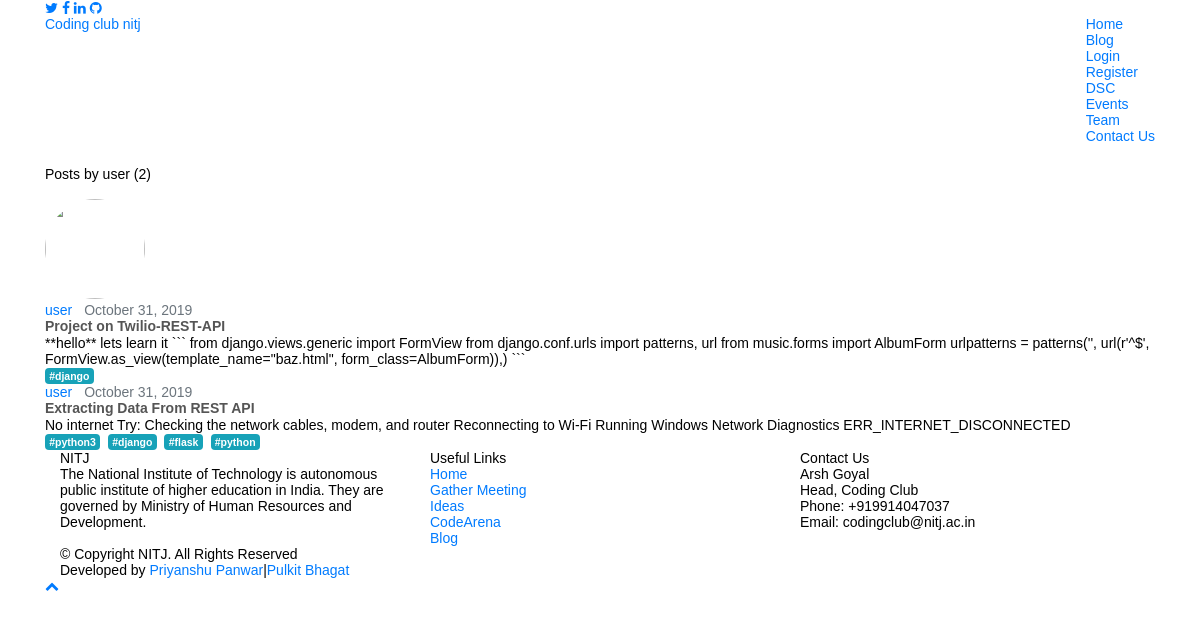
Screenshot of /blog/user/user with the database file from the repository.
### blog/models.py (models this page shows, shortened)
class Post(models.Model):
	title = models.CharField(max_length=100)
	content = models.TextField()
	date_posted = models.DateTimeField(default=timezone.now)
	author = models.ForeignKey(User, on_delete=models.CASCADE)
	tags = TaggableManager()

### blog/views.py (the view)
# urls.py: path('user/<str:username>', UserPostListView.as_view(), name='user-posts'),
class UserPostListView(ListView):
    model = Post
    template_name = 'blog/user_posts.html'  # <app>/<model>_<viewtype>.html
    context_object_name = 'posts'
    paginate_by = 5
    def get_queryset(self):
        user = get_object_or_404(User, username=self.kwargs.get('username'))
        return Post.objects.filter(author=user).order_by('-date_posted')

### blog/templates/blog/user_posts.html (shortened to what this page needs)
{% extends "blog/base.html" %}
{% block content %}
<div class="container" style="padding-top: 150px;">
    <h1 class="mb-3">Posts by {{ view.kwargs.username }} ({{ page_obj.paginator.count }})</h1>
<img class="rounded-circle article-img" src="{{ post.author.profile.image.url }}" style="width: 100px; height: 100px;">
    {% for post in posts %}
        <article class="media content-section">
          <div class="media-body">
            <div class="article-metadata">
              <a class="mr-2" href="{% url 'blog:user-posts' post.author.username %}">{{ post.author }}</a>
              <small class="text-muted">{{ post.date_posted|date:"F d, Y" }}</small>
            </div>
            <h2><a class="article-title" href="{% url 'blog:post-detail' post.id %}">{{ post.title }}</a></h2>
            <p class="article-content">{{ post.content }}</p>
            {% for tag in post.tags.all %}
        <a href="{% url 'tagged' tag.slug %}" class="mr-1 badge badge-info">#{{ tag }}</a>
      {% endfor %}
          </div>
        </article>
    {% endfor %}
{% endblock content %}

### blog/static/blog/css/style.css (style rules this page uses)
body { width: 100%; }
body:before, body:after { content: ""; display: table; }
body:after { clear: both; }
html, body, div, span, applet, object, iframe, h1, h2, h3, h4, h5, h6, p, blockquote, pre, a, abbr, acronym, address, big, cite, code, del, dfn, em, img, ins, kbd, q, s, samp, small, strike, strong, sub, sup, tt, var, dl, dt, dd, ol, ul, li, fieldset, form, label, legend, table, caption, tbody, tfoot, thead, tr, th, td { margin: 0; padding: 0; border: 0; outline: 0; font-weight: inherit; font-style: inherit; font-family: inherit; font-size: 100%; vertical-align: baseline; }
body { line-height: 1; color: #000; background: #fff; }
html, body { height: 100%; }
body { background: #fff; font: 14px Arial, Helvetica, sans-serif, "Hiragino Sans GB", "Hiragino Sans GB W3", Microsoft JhengHei; -webkit-text-size-adjust: 100%; text-rendering: optimizelegibility; }
.article-title { text-decoration: none; font-weight: bold; color: #555; line-height: 1.1em; -webkit-transition: color 0.2s; -moz-transition: color 0.2s; -ms-transition: color 0.2s; transition: color 0.2s; }

### rows the page displays
Post: author "user", date_posted "October 31, 2019", title "Project on Twilio-REST-API", content "**hello** lets learn it ``` from django.views.generic import FormView from django.conf.urls import patterns, url from music.forms import AlbumForm urlpatterns = patterns('', url(r'^$', FormView.as_view(template_name=\"baz.html\", form_class=AlbumForm)),) ```"
Tag: name "django"
Post: author "user", date_posted "October 31, 2019", title "Extracting Data From REST API", content "No internet Try: Checking the network cables, modem, and router Reconnecting to Wi-Fi Running Windows Network Diagnostics ERR_INTERNET_DISCONNECTED"
Tag: name "python3"
Tag: name "flask"
Tag: name "python"

### other values shown
{{ view.kwargs.username }} "user"
{{ page_obj.paginator.count }} "2"
